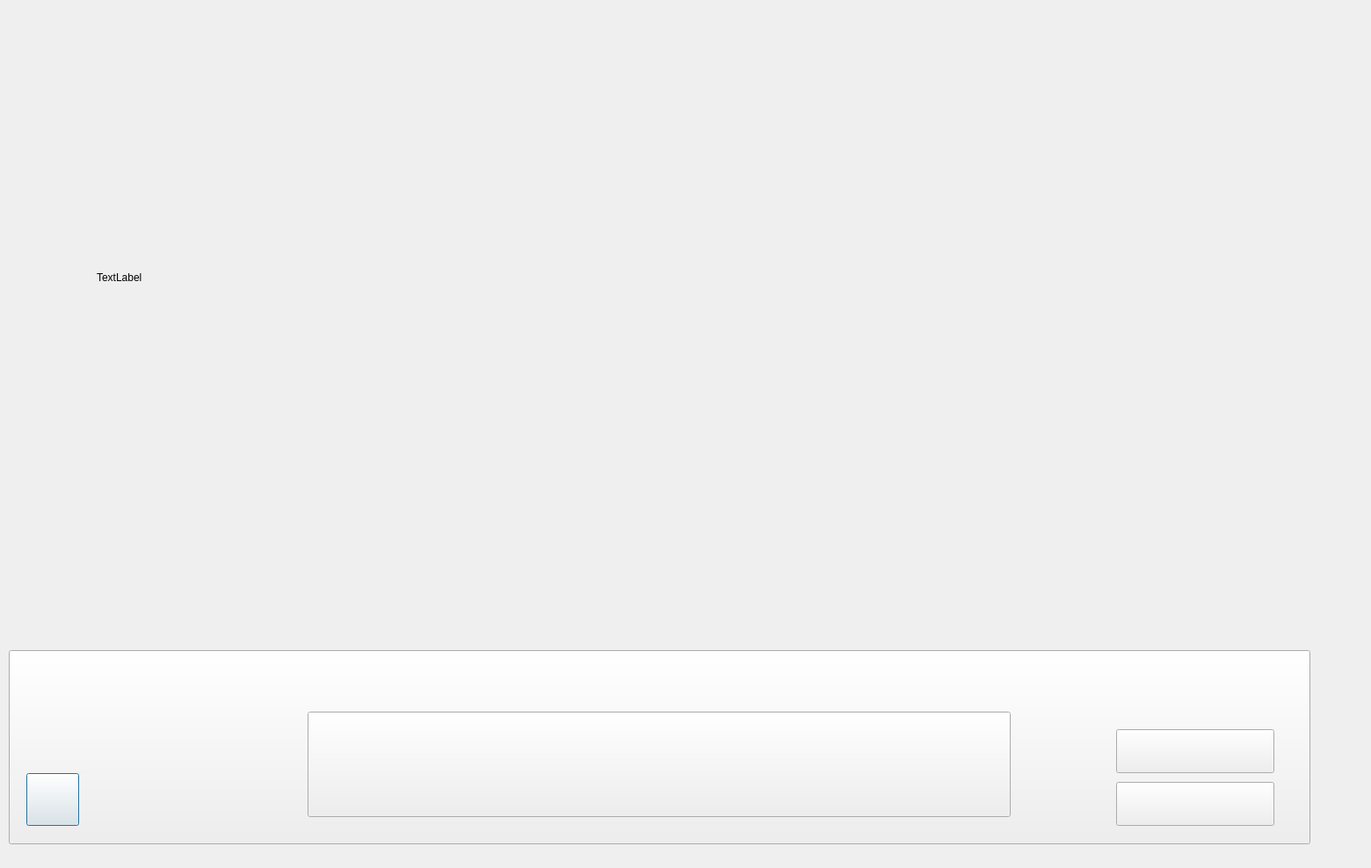
<?xml version="1.0" encoding="UTF-8"?>
<ui version="4.0">
 <class>Stroke</class>
 <widget class="QDialog" name="Stroke">
  <property name="geometry">
   <rect>
    <x>0</x>
    <y>0</y>
    <width>1560</width>
    <height>988</height>
   </rect>
  </property>
  <property name="windowTitle">
   <string>Stroke</string>
  </property>
  <widget class="QLabel" name="label">
   <property name="geometry">
    <rect>
     <x>110</x>
     <y>10</y>
     <width>1280</width>
     <height>611</height>
    </rect>
   </property>
   <property name="text">
    <string>TextLabel</string>
   </property>
  </widget>
  <widget class="QPushButton" name="pushButton_back">
   <property name="geometry">
    <rect>
     <x>30</x>
     <y>880</y>
     <width>60</width>
     <height>60</height>
    </rect>
   </property>
   <property name="text">
    <string/>
   </property>
  </widget>
  <widget class="QPushButton" name="pushButton_show">
   <property name="geometry">
    <rect>
     <x>1270</x>
     <y>830</y>
     <width>180</width>
     <height>50</height>
    </rect>
   </property>
   <property name="text">
    <string/>
   </property>
  </widget>
  <widget class="QPushButton" name="pushButton_do">
   <property name="geometry">
    <rect>
     <x>1270</x>
     <y>890</y>
     <width>180</width>
     <height>50</height>
    </rect>
   </property>
   <property name="text">
    <string/>
   </property>
  </widget>
  <widget class="QPushButton" name="strokeImage">
   <property name="geometry">
    <rect>
     <x>350</x>
     <y>810</y>
     <width>800</width>
     <height>120</height>
    </rect>
   </property>
   <property name="text">
    <string/>
   </property>
  </widget>
  <widget class="QPushButton" name="background">
   <property name="geometry">
    <rect>
     <x>10</x>
     <y>740</y>
     <width>1481</width>
     <height>221</height>
    </rect>
   </property>
   <property name="text">
    <string>PushButton</string>
   </property>
  </widget>
  <zorder>label</zorder>
  <zorder>background</zorder>
  <zorder>pushButton_back</zorder>
  <zorder>pushButton_show</zorder>
  <zorder>pushButton_do</zorder>
  <zorder>strokeImage</zorder>
 </widget>
 <resources/>
 <connections>
  <connection>
   <sender>pushButton_back</sender>
   <signal>clicked()</signal>
   <receiver>Stroke</receiver>
   <slot>goBack()</slot>
   <hints>
    <hint type="sourcelabel">
     <x>78</x>
     <y>796</y>
    </hint>
    <hint type="destinationlabel">
     <x>155</x>
     <y>782</y>
    </hint>
   </hints>
  </connection>
  <connection>
   <sender>pushButton_show</sender>
   <signal>clicked()</signal>
   <receiver>Stroke</receiver>
   <slot>showStroke()</slot>
   <hints>
    <hint type="sourcelabel">
     <x>1123</x>
     <y>801</y>
    </hint>
    <hint type="destinationlabel">
     <x>999</x>
     <y>783</y>
    </hint>
   </hints>
  </connection>
  <connection>
   <sender>pushButton_do</sender>
   <signal>clicked()</signal>
   <receiver>Stroke</receiver>
   <slot>doStroke()</slot>
   <hints>
    <hint type="sourcelabel">
     <x>1208</x>
     <y>801</y>
    </hint>
    <hint type="destinationlabel">
     <x>1130</x>
     <y>801</y>
    </hint>
   </hints>
  </connection>
 </connections>
 <slots>
  <slot>goBack()</slot>
  <slot>showStroke()</slot>
  <slot>doStroke()</slot>
 </slots>
</ui>
